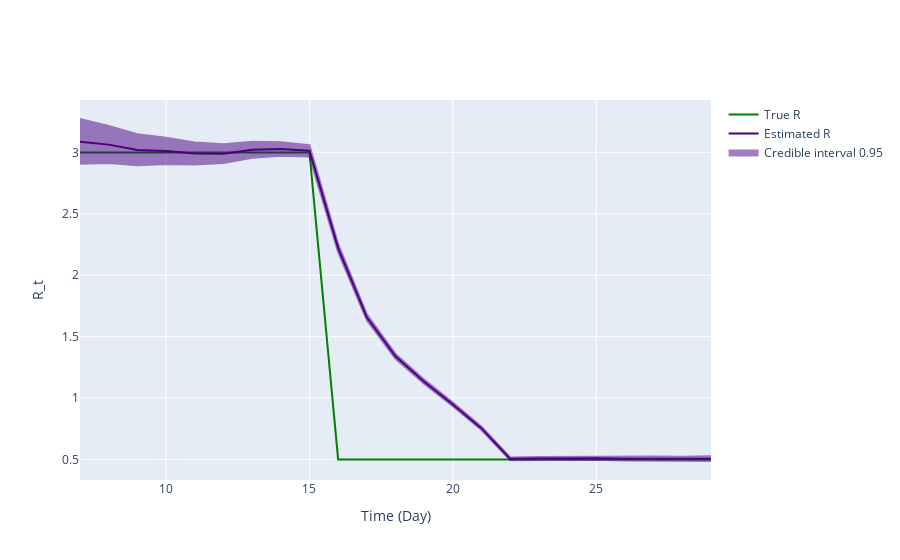

Notebook code cell kept with this figure:
### Markdown cell above
## Inference plot using class method results

### Code cell
fig = ReproductionNumberPlot()

fig.add_ground_truth_rt(ground_truth)
fig.add_interval_rt(intervals)

fig.update_labels(time_label='Time (Day)', r_label='R_t')

fig.show_figure()

### Figure 1 — Plotly figure (JSON) as saved in the notebook; plotly's stock layout.template omitted (floating-point values rounded to 4 significant figures)
{"data": [{"line": {"color": "green"}, "mode": "lines", "name": "True R", "type": "scatter", "x": [7, 8, 9, 10, 11, 12, 13, 14, 15, 16, 17, 18, 19, 20, 21, 22, 23, 24, 25, 26, 27, 28, 29], "y": [3, 3, 3, 3, 3, 3, 3, 3, 3, 0.5, 0.5, 0.5, 0.5, 0.5, 0.5, 0.5, 0.5, 0.5, 0.5, 0.5, 0.5, 0.5, 0.5]}, {"line": {"color": "indigo"}, "mode": "lines", "name": "Estimated R", "type": "scatter", "x": [7, 8, 9, 10, 11, 12, 13, 14, 15, 16, 17, 18, 19, 20, 21, 22, 23, 24, 25, 26, 27, 28, 29], "y": [3.087, 3.063, 3.02, 3.012, 2.991, 2.989, 3.021, 3.027, 3.013, 2.221, 1.657, 1.34, 1.133, 0.9479, 0.753, 0.5047, 0.5078, 0.5094, 0.5105, 0.5064, 0.5083, 0.5052, 0.5061]}, {"fill": "toself", "fillcolor": "indigo", "line": {"color": "indigo"}, "mode": "lines", "name": "Credible interval 0.95", "opacity": 0.5, "type": "scatter", "x": [7, 8, 9, 10, 11, 12, 13, 14, 15, 16, 17, 18, 19, 20, 21, 22, 23, 24, 25, 26, 27, 28, 29, 29, 28, 27, 26, 25, 24, 23, 22, 21, 20, 19, 18, 17, 16, 15, 14, 13, 12, 11, 10, 9, 8, 7], "y": [3.272, 3.216, 3.148, 3.12, 3.081, 3.065, 3.086, 3.082, 3.06, 2.255, 1.682, 1.359, 1.15, 0.9629, 0.7661, 0.5156, 0.5191, 0.5216, 0.524, 0.521, 0.5244, 0.5227, 0.5252, 0.4873, 0.488, 0.4925, 0.4919, 0.4972, 0.4973, 0.4966, 0.494, 0.7399, 0.933, 1.116, 1.32, 1.633, 2.187, 2.967, 2.972, 2.956, 2.913, 2.902, 2.906, 2.895, 2.915, 2.907]}], "layout": {"hovermode": "x unified", "xaxis": {"title": {"text": "Time (Day)"}}, "yaxis": {"title": {"text": "R_t"}}}}
